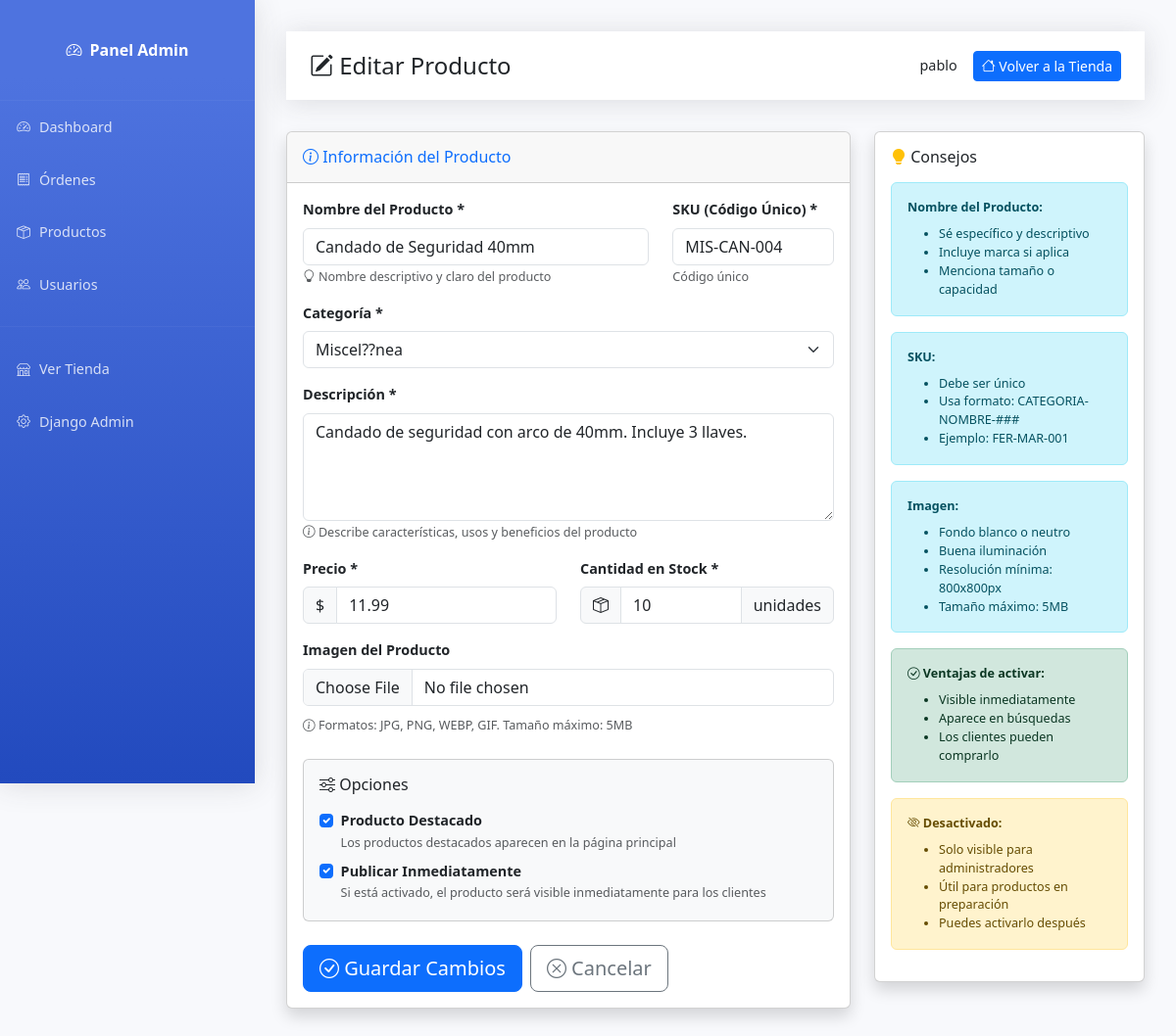
The page /admin-panel/producto/22/editar/ (signed in) on the database its author committed.
### shop/models.py (models this page shows, shortened)
class Product(models.Model):
    category = models.ForeignKey(Category, on_delete=models.CASCADE, related_name='products', verbose_name="Categoría")
    name = models.CharField(max_length=200, verbose_name="Nombre")
    description = models.TextField(verbose_name="Descripción")
    price = models.DecimalField(max_digits=10, decimal_places=2, validators=[MinValueValidator(Decimal('0.01'))], verbose_name="Precio")
    stock = models.IntegerField(default=0, validators=[MinValueValidator(0)], verbose_name="Stock")
    image = models.ImageField(upload_to='products/', blank=True, null=True, verbose_name="Imagen")
    is_active = models.BooleanField(default=True, verbose_name="Activo")
    featured = models.BooleanField(default=False, verbose_name="Destacado")
    sku = models.CharField(max_length=50, unique=True, verbose_name="SKU")
    created_at = models.DateTimeField(auto_now_add=True)
    updated_at = models.DateTimeField(auto_now=True)
    class Meta:
        verbose_name = "Producto"
        verbose_name_plural = "Productos"
        ordering = ['-created_at']

### shop/views.py (the view)
# urls.py: path('admin-panel/producto/<int:product_id>/editar/', views.admin_product_edit, name='admin_product_edit'),
@staff_member_required
def admin_product_edit(request, product_id):
    product = get_object_or_404(Product, pk=product_id)
    if request.method == 'POST':
        form = ProductForm(request.POST, request.FILES, instance=product)
        if form.is_valid():
            product = form.save()
            messages.success(
                request,
                f'✅ Producto "{product.name}" actualizado exitosamente.'
            )
            return redirect('shop:admin_product_detail', product_id=product.id)
    else:
        form = ProductForm(instance=product)
    categories = Category.objects.all()
    context = {
        'form': form,
        'product': product,
        'categories': categories,
        'is_new': False,
    }
    return render(request, 'shop/admin/product_form.html', context)

### shop/models.py (called while the page is built)
    def __str__(self):
        return self.name

### shop/templates/shop/admin/product_form.html (shortened to what this page needs)
{% extends 'shop/admin/base_admin.html' %}
{% block page_title %}
    {% if is_new %}
        <i class="bi bi-plus-circle"></i> Crear Nuevo Producto
    {% else %}
        <i class="bi bi-pencil-square"></i> Editar Producto
    {% endif %}
{% endblock %}
{% block content %}
<div class="row fade-in">
    <div class="col-lg-8">
        <div class="card shadow mb-4">
            <div class="card-header py-3">
                <h6 class="m-0 font-weight-bold text-primary">
                    <i class="bi bi-info-circle"></i> Información del Producto
                </h6>
            </div>
            <div class="card-body">
                <form method="post" enctype="multipart/form-data" id="productForm">
                    <div class="row mb-3">
                        <div class="col-md-8">
                            <label for="{{ form.name.id_for_label }}" class="form-label fw-bold">
                                {{ form.name.label }}
                            </label>
                            {{ form.name }}
                            <small class="form-text text-muted">
                                <i class="bi bi-lightbulb"></i> Nombre descriptivo y claro del producto
                            </small>
                        </div>
                        <div class="col-md-4">
                            <label for="{{ form.sku.id_for_label }}" class="form-label fw-bold">
                                {{ form.sku.label }}
                            </label>
                            {{ form.sku }}
                            <small class="form-text text-muted">
                                Código único
                            </small>
                        </div>
                    </div>
                    <div class="mb-3">
                        <label for="{{ form.category.id_for_label }}" class="form-label fw-bold">
                            {{ form.category.label }}
                        </label>
                        {{ form.category }}
                    </div>
                    <div class="mb-3">
                        <label for="{{ form.description.id_for_label }}" class="form-label fw-bold">
                            {{ form.description.label }}
                        </label>
                        {{ form.description }}
                        <small class="form-text text-muted">
                            <i class="bi bi-info-circle"></i> Describe características, usos y beneficios del producto
                        </small>
                    </div>
                    <div class="row mb-3">
                        <div class="col-md-6">
                            <label for="{{ form.price.id_for_label }}" class="form-label fw-bold">
                                {{ form.price.label }}
                            </label>
                            <div class="input-group">
                                <span class="input-group-text">$</span>
                                {{ form.price }}
                            </div>
                        </div>
                        <div class="col-md-6">
                            <label for="{{ form.stock.id_for_label }}" class="form-label fw-bold">
                                {{ form.stock.label }}
                            </label>
                            <div class="input-group">
                                <span class="input-group-text">
                                    <i class="bi bi-box-seam"></i>
                                </span>
                                {{ form.stock }}
                                <span class="input-group-text">unidades</span>
                            </div>
                        </div>
                    </div>
                    <div class="mb-4">
                        <label for="{{ form.image.id_for_label }}" class="form-label fw-bold">
                            {{ form.image.label }}
                        </label>
                        <div class="mb-2">
                            {{ form.image }}
                        </div>
                        <small class="form-text text-muted">
                            <i class="bi bi-info-circle"></i>
                            Formatos: JPG, PNG, WEBP, GIF. Tamaño máximo: 5MB
                        </small>
                    </div>
                    <div class="card bg-light mb-4">
                        <div class="card-body">
                            <h6 class="card-title mb-3">
                                <i class="bi bi-sliders"></i> Opciones
                            </h6>
                            <div class="form-check mb-2">
                                {{ form.featured }}
                                <label class="form-check-label" for="{{ form.featured.id_for_label }}">
                                    <strong>{{ form.featured.label }}</strong>
                                    <br>
                                    <small class="text-muted">
                                        Los productos destacados aparecen en la página principal
                                    </small>
                                </label>
                            </div>
                            <div class="form-check">
                                {{ form.is_active }}
                                <label class="form-check-label" for="{{ form.is_active.id_for_label }}">
                                    <strong>{{ form.is_active.label }}</strong>
                                    <br>
                                    <small class="text-muted">
                                        Si está activado, el producto será visible inmediatamente para los clientes
                                    </small>
                                </label>
                            </div>
                        </div>
                    </div>
                    <div class="d-flex gap-2">
                        <button type="submit" class="btn btn-primary btn-lg" id="submitBtn">
                            <i class="bi bi-check-circle"></i>
                            {% if is_new %}Publicar Producto{% else %}Guardar Cambios{% endif %}
                        </button>
                        <a href="{% url 'shop:admin_products' %}" class="btn btn-outline-secondary btn-lg">
                            <i class="bi bi-x-circle"></i> Cancelar
                        </a>
                    </div>
                </form>
            </div>
        </div>
    </div>
    <div class="col-lg-4">
        <div class="card shadow mb-4">
            <div class="card-body">
                <h6 class="card-title mb-3">
                    <i class="bi bi-lightbulb-fill text-warning"></i> Consejos
                </h6>
                <div class="alert alert-info small">
                    <strong>Nombre del Producto:</strong>
                    <ul class="mb-0 mt-2">
                        <li>Sé específico y descriptivo</li>
                        <li>Incluye marca si aplica</li>
                        <li>Menciona tamaño o capacidad</li>
                    </ul>
                </div>
                <div class="alert alert-info small">
                    <strong>SKU:</strong>
                    <ul class="mb-0 mt-2">
                        <li>Debe ser único</li>
                        <li>Usa formato: CATEGORIA-NOMBRE-###</li>
                        <li>Ejemplo: FER-MAR-001</li>
                    </ul>
                </div>
                <div class="alert alert-info small">
                    <strong>Imagen:</strong>
                    <ul class="mb-0 mt-2">
                        <li>Fondo blanco o neutro</li>
                        <li>Buena iluminación</li>
                        <li>Resolución mínima: 800x800px</li>
                        <li>Tamaño máximo: 5MB</li>
                    </ul>
                </div>
                <div class="alert alert-success small">
                    <strong><i class="bi bi-check-circle"></i> Ventajas de activar:</strong>
                    <ul class="mb-0 mt-2">
                        <li>Visible inmediatamente</li>
                        <li>Aparece en búsquedas</li>
                        <li>Los clientes pueden comprarlo</li>
                    </ul>
                </div>
                <div class="alert alert-warning small">
                    <strong><i class="bi bi-eye-slash"></i> Desactivado:</strong>
                    <ul class="mb-0 mt-2">
                        <li>Solo visible para administradores</li>
                        <li>Útil para productos en preparación</li>
                        <li>Puedes activarlo después</li>
                    </ul>
                </div>
            </div>
        </div>
    </div>
</div>
{% endblock %}

### shop/templates/shop/admin/base_admin.html (shortened to what this page needs)
<!DOCTYPE html>
<html lang="es">
<head>
    <link href="https://cdn.jsdelivr.net/npm/bootstrap@5.3.0/dist/css/bootstrap.min.css" rel="stylesheet">
    <link rel="stylesheet" href="https://cdn.jsdelivr.net/npm/bootstrap-icons@1.10.0/font/bootstrap-icons.css">
</head>
<body>
    <div class="sidebar">
        <a class="sidebar-brand" href="{% url 'shop:admin_dashboard' %}">
            <i class="bi bi-speedometer2"></i>
            <span class="ms-2">Panel Admin</span>
        </a>
        <hr class="sidebar-divider my-0" style="border-color: rgba(255,255,255,0.15);">
        <ul class="nav flex-column">
            <li class="nav-item">
                <a class="nav-link {% if request.resolver_match.url_name == 'admin_dashboard' %}active{% endif %}"
                   href="{% url 'shop:admin_dashboard' %}">
                    <i class="bi bi-speedometer2"></i>
                    <span>Dashboard</span>
                </a>
            </li>
            <li class="nav-item">
                <a class="nav-link {% if 'admin_orders' in request.resolver_match.url_name %}active{% endif %}"
                   href="{% url 'shop:admin_orders' %}">
                    <i class="bi bi-receipt"></i>
                    <span>Órdenes</span>
                </a>
            </li>
            <li class="nav-item">
                <a class="nav-link {% if 'admin_products' in request.resolver_match.url_name %}active{% endif %}"
                   href="{% url 'shop:admin_products' %}">
                    <i class="bi bi-box-seam"></i>
                    <span>Productos</span>
                </a>
            </li>
            <li class="nav-item">
                <a class="nav-link {% if 'admin_users' in request.resolver_match.url_name %}active{% endif %}"
                   href="{% url 'shop:admin_users' %}">
                    <i class="bi bi-people"></i>
                    <span>Usuarios</span>
                </a>
            </li>
            <hr class="sidebar-divider" style="border-color: rgba(255,255,255,0.15);">
            <li class="nav-item">
                <a class="nav-link" href="{% url 'shop:home' %}" target="_blank">
                    <i class="bi bi-shop"></i>
                    <span>Ver Tienda</span>
                </a>
            </li>
            <li class="nav-item">
                <a class="nav-link" href="{% url 'admin:index' %}" target="_blank">
                    <i class="bi bi-gear"></i>
                    <span>Django Admin</span>
                </a>
            </li>
        </ul>
    </div>
    <div class="content-wrapper">
        <div class="topbar">
            <h4 class="mb-0">{% block page_title %}Panel de Administración{% endblock %}</h4>
            <div class="d-flex align-items-center">
                <span class="me-3">{{ user.get_full_name|default:user.username }}</span>
                <a href="{% url 'shop:home' %}" class="btn btn-primary btn-sm">
                    <i class="bi bi-house"></i> Volver a la Tienda
                </a>
            </div>
        </div>
        {% block content %}{% endblock %}
    </div>
</body>
</html>

### shop/templates/shop/admin/base_admin.html (style rules this page uses)
:root { --sidebar-width: 260px; --primary-color: #4e73df; --secondary-color: #858796; --success-color: #1cc88a; --danger-color: #e74a3b; --warning-color: #f6c23e; --info-color: #36b9cc; }
body { font-size: 0.9rem; background-color: #f8f9fc; }
.sidebar { position: fixed; top: 0; left: 0; height: 100vh; width: var(--sidebar-width); background: linear-gradient(180deg, #4e73df 10%, #224abe 100%); padding: 1rem 0; overflow-y: auto; z-index: 1000; box-shadow: 0 0.15rem 1.75rem 0 rgba(58, 59, 69, 0.15); }
.sidebar-brand { display: flex; align-items: center; justify-content: center; height: 4.375rem; text-decoration: none; font-size: 1rem; font-weight: 800; color: white; margin-bottom: 1rem; }
.nav-item { position: relative; }
.nav-link { display: flex; align-items: center; padding: 1rem; color: rgba(255,255,255,0.8); text-decoration: none; transition: all 0.3s; }
.nav-link i { flex-shrink: 0; margin-right: 0.5rem; font-size: 0.85rem; width: 1rem; text-align: center; }
.content-wrapper { margin-left: var(--sidebar-width); padding: 2rem; }
.topbar { background-color: white; height: 4.375rem; box-shadow: 0 0.15rem 1.75rem 0 rgba(58, 59, 69, 0.15); margin-bottom: 2rem; padding: 0 1.5rem; display: flex; align-items: center; justify-content: space-between; position: sticky; top: 0; z-index: 999; }
.fade-in { animation: fadeIn 0.5s; }

### rows shown on the page
Product: name "Candado de Seguridad 40mm", sku "MIS-CAN-004", category "Miscel??nea", description "Candado de seguridad con arco de 40mm. Incluye 3 llaves.", price "11.99", stock "10", featured "☑", is_active "☑"

### other values the page prints
{{ user.get_full_name|default:user.username }} "pablo"
